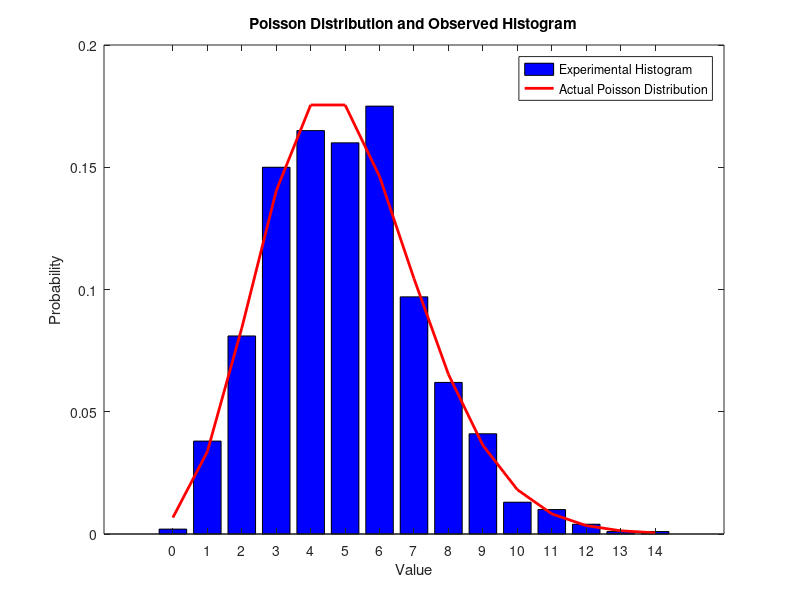

This chart was generated by the following MATLAB code: (Note: this script raises an error after producing the figure.)
vec = 5 * randn(500, 1) + 2;

sample_mean = mean(vec);
sample_std = std(vec);

disp(['Sample Mean: ', num2str(sample_mean)]);
disp(['Sample Standard Deviation: ', num2str(sample_std)]);

disp('-----------------------------------------------------------------')

num_flips = 5000;

coin_flips = rand(1, num_flips) < 0.5;

running_prob_heads = cumsum(coin_flips) ./ (1:num_flips);

plot(1:num_flips, running_prob_heads);
hold on;

plot([1, num_flips], [0.5, 0.5], 'k--');

xlabel('Number of Coin Flips');
ylabel('Probability of Heads');
title('Sample Probability of Heads in n flips of a simulated coin');

legend('Sample Probability', 'Fair Coin', 'Location', 'southoutside');

grid on;

hold off;

disp('-----------------------------------------------------------------')

poisspdf2 = @(x, lambda) (lambda.^x)*exp(-lambda)./factorial(x);
x = 0:100;
x = x';
poiss_cdf = @(lambda) [0; cumsum(poisspdf2(x, lambda))];
poissrnd2 = @(lambda)  find(poiss_cdf(lambda) < rand(), 1, 'last')-1;

num_samples = 1000;
lambda = 5;
samples = zeros(num_samples, 1);
for ii = 1:num_samples
    samples(ii) = poissrnd2(lambda);
end

[N, X] = hist(samples, 0:max(samples));
prob_mass = N / sum(N);

bar(X, prob_mass, 'b');
hold on;

pmf = poisspdf2(X, lambda);
plot(X, pmf, 'r', 'LineWidth', 2);

xlabel('Value');
ylabel('Probability');
title('Poisson Distribution and Observed Histogram');
legend('Experimental Histogram', 'Actual Poisson Distribution');
hold off;

disp('-----------------------------------------------------------------')

data = {'Joe', 'Smith', 30000;
        'Sarah', 'Brown', 150000;
        'Pat', 'Jackson', 120000};

disp('Original cell array:');
disp(data);

sarah_index = find(strcmp(data(:,1), 'Sarah'));

data{sarah_index, 2} = 'Meyers';

disp('Cell array after Sarah changes her last name:');
disp(data);

pat_index = find(strcmp(data(:,1), 'Pat'));

data{pat_index, 3} = data{pat_index, 3} + 50000;

disp('Cell array after Pat gets a raise:');
disp(data);

disp('-----------------------------------------------------------------')

a = dir;

size_a = size(a);

field_names = fieldnames(a);

for i = 1:numel(a)
    if ~a(i).isdir
        fprintf('File %s contains %d bytes\n', a(i).name, a(i).bytes);
    end
end

disp('-----------------------------------------------------------------')

im = displayRGB('anıtkabir.jpg');


